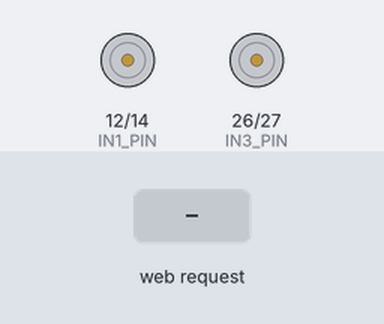
Recording of a sketch running on a simulated ESP32. Parts: motor-driver pin pairs drawn as motors (green arrow = first pin HIGH = forward, orange = second pin HIGH = backward, longer = more drive, scaled by the enable pin). The inputs (shaded band) are chosen by the test bench. What the sketch prints to the serial monitor is not drawn.

Above: at 1.2 s.
1.3 s: HTTP request GET /cmd?dir=FORWARD received
At 1.7 s:
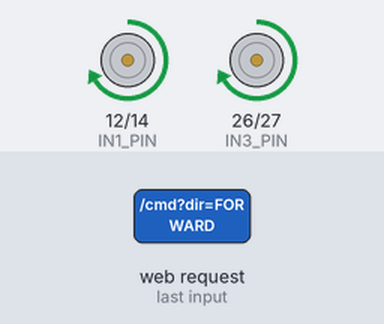
3.3 s: HTTP request GET /cmd?dir=REVERSE received
At 3.7 s:
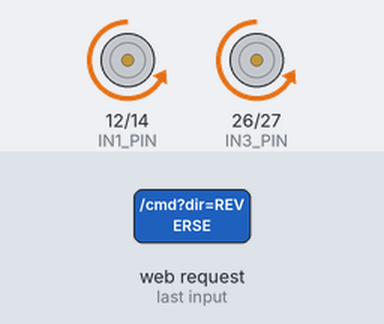
5.3 s: HTTP request GET /cmd?dir=LEFT received
At 5.7 s:
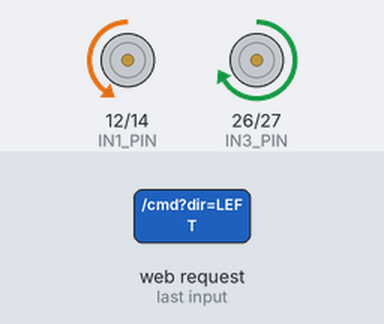
Timing chart, 0 to 8.3 s (numbered marks = the images above; inputs shaded):
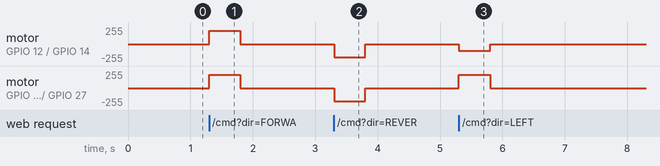

Measured:
- after the input at 1.3 s, motor on GPIO 12 (IN1_PIN) / GPIO 14 (IN2_PIN), motor on GPIO 26 (IN3_PIN) / GPIO 27 (IN4_PIN): stopped → forward 200/255 at once, → stopped 0.50 s later
- after the input at 3.3 s, motor on GPIO 12 (IN1_PIN) / GPIO 14 (IN2_PIN), motor on GPIO 26 (IN3_PIN) / GPIO 27 (IN4_PIN): stopped → backward 200/255 at once, → stopped 0.50 s later
- after the input at 5.3 s, motor on GPIO 12 (IN1_PIN) / GPIO 14 (IN2_PIN): stopped → backward 100/255 at once, → stopped 0.50 s later; motor on GPIO 26 (IN3_PIN) / GPIO 27 (IN4_PIN): stopped → forward 200/255 at once, → stopped 0.50 s later

The sketch:

iot_esp32_car_firmware.ino
```cpp
/*
 * ESP32 / Arduino Wireless (Wi-Fi Only) & Gesture-Controlled Physical IoT Car Firmware
 *
 * Hardware Requirements:
 * - ESP32 Development Board (NodeMCU ESP32-WROOM-32 or similar)
 * - L298N or TB6612FNG Dual H-Bridge Motor Driver
 * - 2WD or 4WD Robot Chassis with DC Motors
 *
 * Wireless Features (Wi-Fi Only):
 * 1. Wi-Fi Access Point (AP Mode: SSID "ESP32_Car_WiFi", Pass "12345678", IP 192.168.4.1)
 * 2. Real-time Wi-Fi UDP Packet Receiver (Port 8888) for Python Gesture Controller
 * 3. Embedded Web Server Remote Control (Port 80) for Smartphone / Laptop Web Browsers
 * 4. USB Hardware Serial Port (115200 Baud fallback)
 * 5. Automatic Fail-Safe Safety Watchdog (Stops motors if signal is lost for >500ms)
 */

#include <Arduino.h>
#include <WiFi.h>
#include <WiFiUdp.h>
#include <WebServer.h>

// Motor Driver Pin Definitions (L298N / TB6612FNG)
#define ENA_PIN 13  // Left Motor Speed PWM (ESP32 GPIO 13)
#define IN1_PIN 12  // Left Motor Direction 1
#define IN2_PIN 14  // Left Motor Direction 2

#define ENB_PIN 25  // Right Motor Speed PWM (ESP32 GPIO 25)
#define IN3_PIN 26  // Right Motor Direction 1
#define IN4_PIN 27  // Right Motor Direction 2

#define WATCHDOG_TIMEOUT_MS 500
unsigned long last_packet_time = 0;

// Wi-Fi Configuration
const char* AP_SSID = "ESP32_Car_WiFi";
const char* AP_PASS = "12345678";
const int UDP_PORT = 8888;

// Network & Control Instances
WiFiUDP udpServer;
WebServer webServer(80);

char packetBuffer[255];

void setMotorLeft(int pwm) {
  pwm = constrain(pwm, -255, 255);
  if (pwm > 0) {
    digitalWrite(IN1_PIN, HIGH);
    digitalWrite(IN2_PIN, LOW);
    analogWrite(ENA_PIN, pwm);
  } else if (pwm < 0) {
    digitalWrite(IN1_PIN, LOW);
    digitalWrite(IN2_PIN, HIGH);
    analogWrite(ENA_PIN, -pwm);
  } else {
    digitalWrite(IN1_PIN, LOW);
    digitalWrite(IN2_PIN, LOW);
    analogWrite(ENA_PIN, 0);
  }
}

void setMotorRight(int pwm) {
  pwm = constrain(pwm, -255, 255);
  if (pwm > 0) {
    digitalWrite(IN3_PIN, HIGH);
    digitalWrite(IN4_PIN, LOW);
    analogWrite(ENB_PIN, pwm);
  } else if (pwm < 0) {
    digitalWrite(IN3_PIN, LOW);
    digitalWrite(IN4_PIN, HIGH);
    analogWrite(ENB_PIN, -pwm);
  } else {
    digitalWrite(IN3_PIN, LOW);
    digitalWrite(IN4_PIN, LOW);
    analogWrite(ENB_PIN, 0);
  }
}

void stopCar() {
  setMotorLeft(0);
  setMotorRight(0);
}

void parseCommand(String jsonStr) {
  // Simple fast parser for {"pwml":180,"pwmr":210,"state":"CONTROL"}
  int pwml = 0;
  int pwmr = 0;

  int idx_l = jsonStr.indexOf("\"pwml\":");
  int idx_r = jsonStr.indexOf("\"pwmr\":");

  if (idx_l != -1 && idx_r != -1) {
    pwml = jsonStr.substring(idx_l + 7, jsonStr.indexOf(",", idx_l)).toInt();
    pwmr = jsonStr.substring(idx_r + 7, jsonStr.indexOf(",", idx_r)).toInt();

    if (jsonStr.indexOf("STOP") != -1) {
      stopCar();
    } else {
      setMotorLeft(pwml);
      setMotorRight(pwmr);
    }
    last_packet_time = millis();
  }
}

// Embedded HTML/JS Web Remote Dashboard
const char HTML_INDEX[] PROGMEM = R"rawliteral(
<!DOCTYPE html>
<html>
<head>
  <meta name="viewport" content="width=device-width, initial-scale=1.0, user-scalable=no">
  <title>ESP32 Wireless IoT Car Control (Wi-Fi)</title>
  <style>
    body { font-family: Arial, sans-serif; text-align: center; background: #12161e; color: #fff; margin: 0; padding: 20px; }
    h1 { color: #00ffc8; font-size: 24px; margin-bottom: 5px; }
    p { color: #888; font-size: 14px; }
    .card { background: #1a202c; border-radius: 12px; padding: 20px; max-width: 400px; margin: 0 auto; box-shadow: 0 4px 15px rgba(0,0,0,0.5); }
    .btn-grid { display: grid; grid-template-columns: 1fr 1fr 1fr; gap: 10px; margin: 20px 0; }
    .btn { background: #2d3748; color: #00e5ff; border: 2px solid #00e5ff; padding: 18px; font-size: 18px; font-weight: bold; border-radius: 10px; cursor: pointer; user-select: none; transition: 0.1s; }
    .btn:active { background: #00e5ff; color: #12161e; transform: scale(0.95); }
    .btn-stop { background: #e53e3e; color: #fff; border-color: #ff5252; grid-column: span 3; }
    .btn-stop:active { background: #c53030; }
    .slider-container { margin: 20px 0; }
    input[type=range] { width: 100%; accent-color: #00ffc8; }
    .status { font-weight: bold; color: #00ffc8; font-size: 16px; margin-top: 15px; }
  </style>
</head>
<body>
  <div class="card">
    <h1>🚗 ESP32 Wi-Fi Car</h1>
    <p>Wi-Fi Web Remote Control Interface</p>

    <div class="slider-container">
      <label>Max Speed PWM: <span id="speedVal">200</span></label><br><br>
      <input type="range" id="speed" min="50" max="255" value="200" oninput="document.getElementById('speedVal').innerText=this.value">
    </div>

    <div class="btn-grid">
      <div></div>
      <button class="btn" onclick="sendCmd('FORWARD')">▲<br>FWD</button>
      <div></div>
      <button class="btn" onclick="sendCmd('LEFT')">◄<br>LEFT</button>
      <button class="btn" onclick="sendCmd('REVERSE')">▼<br>REV</button>
      <button class="btn" onclick="sendCmd('RIGHT')">►<br>RIGHT</button>
      <button class="btn btn-stop" onclick="sendCmd('STOP')">⏹ STOP</button>
    </div>

    <div class="status" id="status">Status: Connected via Wi-Fi</div>
  </div>

  <script>
    function sendCmd(action) {
      const spd = document.getElementById('speed').value;
      fetch(`/cmd?dir=${action}&speed=${spd}`)
        .then(r => r.text())
        .then(txt => { document.getElementById('status').innerText = 'State: ' + action; })
        .catch(err => { document.getElementById('status').innerText = 'Error'; });
    }
  </script>
</body>
</html>
)rawliteral";

void handleWebRoot() {
  webServer.send(200, "text/html", HTML_INDEX);
}

void handleWebCmd() {
  if (webServer.hasArg("dir")) {
    String dir = webServer.arg("dir");
    int spd = webServer.hasArg("speed") ? webServer.arg("speed").toInt() : 200;

    if (dir == "FORWARD") {
      setMotorLeft(spd);
      setMotorRight(spd);
    } else if (dir == "REVERSE") {
      setMotorLeft(-spd);
      setMotorRight(-spd);
    } else if (dir == "LEFT") {
      setMotorLeft(-spd / 2);
      setMotorRight(spd);
    } else if (dir == "RIGHT") {
      setMotorLeft(spd);
      setMotorRight(-spd / 2);
    } else {
      stopCar();
    }
    last_packet_time = millis();
    webServer.send(200, "text/plain", "OK");
  } else {
    webServer.send(400, "text/plain", "Missing dir argument");
  }
}

void setup() {
  Serial.begin(115200);

  pinMode(ENA_PIN, OUTPUT);
  pinMode(IN1_PIN, OUTPUT);
  pinMode(IN2_PIN, OUTPUT);

  pinMode(ENB_PIN, OUTPUT);
  pinMode(IN3_PIN, OUTPUT);
  pinMode(IN4_PIN, OUTPUT);

  stopCar();

  // 1. Initialize Wi-Fi Access Point (AP Mode)
  WiFi.mode(WIFI_AP);
  WiFi.softAP(AP_SSID, AP_PASS);
  IPAddress apIP = WiFi.softAPIP();

  Serial.println("\n========================================================");
  Serial.println(" ESP32 WI-FI IOT CAR FIRMWARE READY (WI-FI ONLY)");
  Serial.println("========================================================");
  Serial.print(" [Wi-Fi AP] SSID: "); Serial.println(AP_SSID);
  Serial.print(" [Wi-Fi AP] Pass: "); Serial.println(AP_PASS);
  Serial.print(" [Wi-Fi AP] IP Address: "); Serial.println(apIP);

  // 2. Start UDP Server for fast low-latency telemetry from Python
  udpServer.begin(UDP_PORT);
  Serial.print(" [UDP Server] Listening on Port: "); Serial.println(UDP_PORT);

  // 3. Start Web Server for Smartphone / Web Remote Control
  webServer.on("/", handleWebRoot);
  webServer.on("/cmd", handleWebCmd);
  webServer.begin();
  Serial.println(" [Web Server] Remote Control hosted at http://192.168.4.1");
  Serial.println("========================================================\n");
}

void loop() {
  // 1. Check Wi-Fi UDP Packets (Python Wireless Controller)
  int packetSize = udpServer.parsePacket();
  if (packetSize > 0) {
    int len = udpServer.read(packetBuffer, 254);
    if (len > 0) {
      packetBuffer[len] = 0;
      parseCommand(String(packetBuffer));
    }
  }

  // 2. Check HTTP Web Server Requests (Browser Touch Controller)
  webServer.handleClient();

  // 3. Check USB Serial Commands (Wired Fallback / Debug)
  if (Serial.available() > 0) {
    String line = Serial.readStringUntil('\n');
    line.trim();
    if (line.length() > 0) {
      parseCommand(line);
    }
  }

  // 4. Safety Watchdog: Stop motors if command stream stops for > 500ms
  if (millis() - last_packet_time > WATCHDOG_TIMEOUT_MS) {
    stopCar();
  }
}
```
